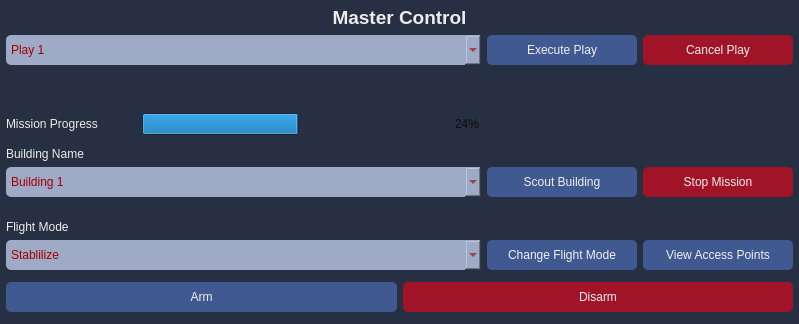
<?xml version="1.0" encoding="UTF-8"?>
<ui version="4.0">
 <class>MissionProgressWidget</class>
 <widget class="QWidget" name="MissionProgressWidget">
  <property name="geometry">
   <rect>
    <x>0</x>
    <y>0</y>
    <width>799</width>
    <height>324</height>
   </rect>
  </property>
  <property name="sizePolicy">
   <sizepolicy hsizetype="Minimum" vsizetype="Minimum">
    <horstretch>0</horstretch>
    <verstretch>0</verstretch>
   </sizepolicy>
  </property>
  <property name="minimumSize">
   <size>
    <width>500</width>
    <height>200</height>
   </size>
  </property>
  <property name="maximumSize">
   <size>
    <width>16777215</width>
    <height>16777215</height>
   </size>
  </property>
  <property name="windowTitle">
   <string>Mission Progress</string>
  </property>
  <property name="autoFillBackground">
   <bool>false</bool>
  </property>
  <property name="styleSheet">
   <string notr="true">background-color: rgb(39, 47, 66);
color: rgb(236, 236, 236);
border-radius: 5px;</string>
  </property>
  <layout class="QHBoxLayout" name="horizontalLayout_7">
   <property name="spacing">
    <number>0</number>
   </property>
   <property name="leftMargin">
    <number>0</number>
   </property>
   <property name="topMargin">
    <number>0</number>
   </property>
   <property name="rightMargin">
    <number>0</number>
   </property>
   <property name="bottomMargin">
    <number>0</number>
   </property>
   <item>
    <widget class="QWidget" name="verticalWidget" native="true">
     <layout class="QVBoxLayout" name="verticalLayout_2">
      <property name="spacing">
       <number>6</number>
      </property>
      <property name="leftMargin">
       <number>6</number>
      </property>
      <property name="topMargin">
       <number>6</number>
      </property>
      <property name="rightMargin">
       <number>6</number>
      </property>
      <property name="bottomMargin">
       <number>6</number>
      </property>
      <item>
       <widget class="QLabel" name="masterControlLabel">
        <property name="maximumSize">
         <size>
          <width>16777215</width>
          <height>25</height>
         </size>
        </property>
        <property name="font">
         <font>
          <pointsize>14</pointsize>
          <weight>75</weight>
          <bold>true</bold>
         </font>
        </property>
        <property name="text">
         <string>Master Control</string>
        </property>
        <property name="alignment">
         <set>Qt::AlignHCenter|Qt::AlignTop</set>
        </property>
       </widget>
      </item>
      <item>
       <layout class="QHBoxLayout" name="horizontalLayout">
        <property name="spacing">
         <number>6</number>
        </property>
        <property name="bottomMargin">
         <number>6</number>
        </property>
        <item>
         <widget class="QComboBox" name="playComboBox">
          <property name="minimumSize">
           <size>
            <width>0</width>
            <height>30</height>
           </size>
          </property>
          <property name="toolTip">
           <string>&lt;html&gt;&lt;head/&gt;&lt;body&gt;&lt;p&gt;Flight Mode&lt;/p&gt;&lt;/body&gt;&lt;/html&gt;</string>
          </property>
          <property name="accessibleName">
           <string/>
          </property>
          <property name="styleSheet">
           <string notr="true">color: rgb(161, 0, 0);
background-color: rgb(159, 171, 198);
</string>
          </property>
          <property name="editable">
           <bool>false</bool>
          </property>
          <property name="currentIndex">
           <number>0</number>
          </property>
          <property name="maxCount">
           <number>2147483645</number>
          </property>
          <property name="sizeAdjustPolicy">
           <enum>QComboBox::AdjustToContentsOnFirstShow</enum>
          </property>
          <property name="frame">
           <bool>true</bool>
          </property>
          <property name="modelColumn">
           <number>0</number>
          </property>
          <item>
           <property name="text">
            <string>Play 1</string>
           </property>
          </item>
          <item>
           <property name="text">
            <string comment="Flight">Play 2</string>
           </property>
          </item>
          <item>
           <property name="text">
            <string comment="Flight">Play 3</string>
           </property>
          </item>
          <item>
           <property name="text">
            <string>Play 4</string>
           </property>
          </item>
         </widget>
        </item>
        <item>
         <widget class="QPushButton" name="executePlayButton">
          <property name="minimumSize">
           <size>
            <width>150</width>
            <height>30</height>
           </size>
          </property>
          <property name="maximumSize">
           <size>
            <width>150</width>
            <height>16777215</height>
           </size>
          </property>
          <property name="cursor">
           <cursorShape>PointingHandCursor</cursorShape>
          </property>
          <property name="styleSheet">
           <string notr="true">background-color: rgb(64, 89, 145);
color: rgb(240, 240, 240);</string>
          </property>
          <property name="text">
           <string>Execute Play</string>
          </property>
         </widget>
        </item>
        <item>
         <widget class="QPushButton" name="cancelPlayButton">
          <property name="minimumSize">
           <size>
            <width>150</width>
            <height>30</height>
           </size>
          </property>
          <property name="maximumSize">
           <size>
            <width>150</width>
            <height>16777215</height>
           </size>
          </property>
          <property name="cursor">
           <cursorShape>PointingHandCursor</cursorShape>
          </property>
          <property name="styleSheet">
           <string notr="true">background-color: rgb(161, 20, 40);
color: rgb(240, 240, 240);</string>
          </property>
          <property name="text">
           <string>Cancel Play</string>
          </property>
         </widget>
        </item>
       </layout>
      </item>
      <item>
       <widget class="QLabel" name="uavNameEdit">
        <property name="sizePolicy">
         <sizepolicy hsizetype="Expanding" vsizetype="Fixed">
          <horstretch>0</horstretch>
          <verstretch>0</verstretch>
         </sizepolicy>
        </property>
        <property name="minimumSize">
         <size>
          <width>0</width>
          <height>30</height>
         </size>
        </property>
        <property name="font">
         <font>
          <pointsize>14</pointsize>
          <weight>75</weight>
          <bold>true</bold>
         </font>
        </property>
        <property name="text">
         <string/>
        </property>
        <property name="alignment">
         <set>Qt::AlignCenter</set>
        </property>
       </widget>
      </item>
      <item>
       <layout class="QHBoxLayout" name="horizontalLayout_2">
        <property name="bottomMargin">
         <number>6</number>
        </property>
        <item>
         <widget class="QLabel" name="missionProgressLabel">
          <property name="minimumSize">
           <size>
            <width>130</width>
            <height>0</height>
           </size>
          </property>
          <property name="text">
           <string>Mission Progress</string>
          </property>
         </widget>
        </item>
        <item>
         <widget class="QProgressBar" name="missionProgressBar">
          <property name="palette">
           <palette>
            <active>
             <colorrole role="WindowText">
              <brush brushstyle="SolidPattern">
               <color alpha="255">
                <red>12</red>
                <green>12</green>
                <blue>12</blue>
               </color>
              </brush>
             </colorrole>
             <colorrole role="Button">
              <brush brushstyle="SolidPattern">
               <color alpha="255">
                <red>39</red>
                <green>47</green>
                <blue>66</blue>
               </color>
              </brush>
             </colorrole>
             <colorrole role="Text">
              <brush brushstyle="SolidPattern">
               <color alpha="255">
                <red>12</red>
                <green>12</green>
                <blue>12</blue>
               </color>
              </brush>
             </colorrole>
             <colorrole role="ButtonText">
              <brush brushstyle="SolidPattern">
               <color alpha="255">
                <red>12</red>
                <green>12</green>
                <blue>12</blue>
               </color>
              </brush>
             </colorrole>
             <colorrole role="Base">
              <brush brushstyle="SolidPattern">
               <color alpha="255">
                <red>39</red>
                <green>47</green>
                <blue>66</blue>
               </color>
              </brush>
             </colorrole>
             <colorrole role="Window">
              <brush brushstyle="SolidPattern">
               <color alpha="255">
                <red>39</red>
                <green>47</green>
                <blue>66</blue>
               </color>
              </brush>
             </colorrole>
            </active>
            <inactive>
             <colorrole role="WindowText">
              <brush brushstyle="SolidPattern">
               <color alpha="255">
                <red>12</red>
                <green>12</green>
                <blue>12</blue>
               </color>
              </brush>
             </colorrole>
             <colorrole role="Button">
              <brush brushstyle="SolidPattern">
               <color alpha="255">
                <red>39</red>
                <green>47</green>
                <blue>66</blue>
               </color>
              </brush>
             </colorrole>
             <colorrole role="Text">
              <brush brushstyle="SolidPattern">
               <color alpha="255">
                <red>12</red>
                <green>12</green>
                <blue>12</blue>
               </color>
              </brush>
             </colorrole>
             <colorrole role="ButtonText">
              <brush brushstyle="SolidPattern">
               <color alpha="255">
                <red>12</red>
                <green>12</green>
                <blue>12</blue>
               </color>
              </brush>
             </colorrole>
             <colorrole role="Base">
              <brush brushstyle="SolidPattern">
               <color alpha="255">
                <red>39</red>
                <green>47</green>
                <blue>66</blue>
               </color>
              </brush>
             </colorrole>
             <colorrole role="Window">
              <brush brushstyle="SolidPattern">
               <color alpha="255">
                <red>39</red>
                <green>47</green>
                <blue>66</blue>
               </color>
              </brush>
             </colorrole>
            </inactive>
            <disabled>
             <colorrole role="WindowText">
              <brush brushstyle="SolidPattern">
               <color alpha="255">
                <red>12</red>
                <green>12</green>
                <blue>12</blue>
               </color>
              </brush>
             </colorrole>
             <colorrole role="Button">
              <brush brushstyle="SolidPattern">
               <color alpha="255">
                <red>39</red>
                <green>47</green>
                <blue>66</blue>
               </color>
              </brush>
             </colorrole>
             <colorrole role="Text">
              <brush brushstyle="SolidPattern">
               <color alpha="255">
                <red>12</red>
                <green>12</green>
                <blue>12</blue>
               </color>
              </brush>
             </colorrole>
             <colorrole role="ButtonText">
              <brush brushstyle="SolidPattern">
               <color alpha="255">
                <red>12</red>
                <green>12</green>
                <blue>12</blue>
               </color>
              </brush>
             </colorrole>
             <colorrole role="Base">
              <brush brushstyle="SolidPattern">
               <color alpha="255">
                <red>39</red>
                <green>47</green>
                <blue>66</blue>
               </color>
              </brush>
             </colorrole>
             <colorrole role="Window">
              <brush brushstyle="SolidPattern">
               <color alpha="255">
                <red>39</red>
                <green>47</green>
                <blue>66</blue>
               </color>
              </brush>
             </colorrole>
            </disabled>
           </palette>
          </property>
          <property name="styleSheet">
           <string notr="true">color: rgb(12, 12, 12);</string>
          </property>
          <property name="value">
           <number>24</number>
          </property>
          <property name="alignment">
           <set>Qt::AlignCenter</set>
          </property>
         </widget>
        </item>
       </layout>
      </item>
      <item>
       <widget class="QLabel" name="buildingsLabel">
        <property name="maximumSize">
         <size>
          <width>16777215</width>
          <height>25</height>
         </size>
        </property>
        <property name="text">
         <string>Building Name</string>
        </property>
        <property name="alignment">
         <set>Qt::AlignBottom|Qt::AlignLeading|Qt::AlignLeft</set>
        </property>
       </widget>
      </item>
      <item>
       <layout class="QHBoxLayout" name="horizontalLayout_4">
        <property name="bottomMargin">
         <number>6</number>
        </property>
        <item>
         <widget class="QComboBox" name="buildingsComboBox">
          <property name="minimumSize">
           <size>
            <width>0</width>
            <height>30</height>
           </size>
          </property>
          <property name="toolTip">
           <string>&lt;html&gt;&lt;head/&gt;&lt;body&gt;&lt;p&gt;Flight Mode&lt;/p&gt;&lt;/body&gt;&lt;/html&gt;</string>
          </property>
          <property name="accessibleName">
           <string/>
          </property>
          <property name="styleSheet">
           <string notr="true">color: rgb(161, 0, 0);
background-color: rgb(159, 171, 198);
</string>
          </property>
          <property name="editable">
           <bool>false</bool>
          </property>
          <property name="currentIndex">
           <number>0</number>
          </property>
          <property name="maxCount">
           <number>2147483645</number>
          </property>
          <property name="sizeAdjustPolicy">
           <enum>QComboBox::AdjustToContentsOnFirstShow</enum>
          </property>
          <property name="modelColumn">
           <number>0</number>
          </property>
          <item>
           <property name="text">
            <string>Building 1</string>
           </property>
          </item>
          <item>
           <property name="text">
            <string comment="Flight">Building 2</string>
           </property>
          </item>
          <item>
           <property name="text">
            <string comment="Flight">Building 3</string>
           </property>
          </item>
          <item>
           <property name="text">
            <string>Building 4</string>
           </property>
          </item>
         </widget>
        </item>
        <item>
         <widget class="QPushButton" name="scoutBuildingButton">
          <property name="minimumSize">
           <size>
            <width>150</width>
            <height>30</height>
           </size>
          </property>
          <property name="maximumSize">
           <size>
            <width>150</width>
            <height>16777215</height>
           </size>
          </property>
          <property name="cursor">
           <cursorShape>PointingHandCursor</cursorShape>
          </property>
          <property name="styleSheet">
           <string notr="true">background-color: rgb(64, 89, 145);
color: rgb(240, 240, 240);</string>
          </property>
          <property name="text">
           <string>Scout Building</string>
          </property>
         </widget>
        </item>
        <item>
         <widget class="QPushButton" name="stopMissionButton">
          <property name="minimumSize">
           <size>
            <width>150</width>
            <height>30</height>
           </size>
          </property>
          <property name="maximumSize">
           <size>
            <width>150</width>
            <height>16777215</height>
           </size>
          </property>
          <property name="cursor">
           <cursorShape>PointingHandCursor</cursorShape>
          </property>
          <property name="styleSheet">
           <string notr="true">background-color: rgb(161, 20, 40);
color: rgb(240, 240, 240);</string>
          </property>
          <property name="text">
           <string>Stop Mission</string>
          </property>
         </widget>
        </item>
       </layout>
      </item>
      <item>
       <widget class="QLabel" name="FlightModesLabel">
        <property name="minimumSize">
         <size>
          <width>0</width>
          <height>25</height>
         </size>
        </property>
        <property name="maximumSize">
         <size>
          <width>16777215</width>
          <height>30</height>
         </size>
        </property>
        <property name="text">
         <string>Flight Mode</string>
        </property>
        <property name="alignment">
         <set>Qt::AlignBottom|Qt::AlignLeading|Qt::AlignLeft</set>
        </property>
       </widget>
      </item>
      <item>
       <layout class="QHBoxLayout" name="horizontalLayout_5">
        <property name="bottomMargin">
         <number>6</number>
        </property>
        <item>
         <widget class="QComboBox" name="flightModeComboBox">
          <property name="minimumSize">
           <size>
            <width>0</width>
            <height>30</height>
           </size>
          </property>
          <property name="toolTip">
           <string>&lt;html&gt;&lt;head/&gt;&lt;body&gt;&lt;p&gt;Flight Mode&lt;/p&gt;&lt;/body&gt;&lt;/html&gt;</string>
          </property>
          <property name="accessibleName">
           <string/>
          </property>
          <property name="styleSheet">
           <string notr="true">color: rgb(161, 0, 0);
background-color: rgb(159, 171, 198);
</string>
          </property>
          <property name="editable">
           <bool>false</bool>
          </property>
          <property name="currentIndex">
           <number>0</number>
          </property>
          <property name="maxCount">
           <number>2147483645</number>
          </property>
          <property name="sizeAdjustPolicy">
           <enum>QComboBox::AdjustToContentsOnFirstShow</enum>
          </property>
          <property name="modelColumn">
           <number>0</number>
          </property>
          <item>
           <property name="text">
            <string>Stablilize</string>
           </property>
          </item>
          <item>
           <property name="text">
            <string comment="Flight">Loiter</string>
           </property>
          </item>
          <item>
           <property name="text">
            <string>Land</string>
           </property>
          </item>
          <item>
           <property name="text">
            <string>Altitude Hold</string>
           </property>
          </item>
          <item>
           <property name="text">
            <string>Position Hold</string>
           </property>
          </item>
          <item>
           <property name="text">
            <string comment="Flight">Return-to-Launch</string>
           </property>
          </item>
          <item>
           <property name="text">
            <string>Auto</string>
           </property>
          </item>
          <item>
           <property name="text">
            <string>Offboard</string>
           </property>
          </item>
         </widget>
        </item>
        <item>
         <widget class="QPushButton" name="changeFlightModeButton">
          <property name="minimumSize">
           <size>
            <width>150</width>
            <height>30</height>
           </size>
          </property>
          <property name="maximumSize">
           <size>
            <width>150</width>
            <height>16777215</height>
           </size>
          </property>
          <property name="cursor">
           <cursorShape>PointingHandCursor</cursorShape>
          </property>
          <property name="styleSheet">
           <string notr="true">background-color: rgb(64, 89, 145);
color: rgb(240, 240, 240);</string>
          </property>
          <property name="text">
           <string>Change Flight Mode</string>
          </property>
         </widget>
        </item>
        <item>
         <widget class="QPushButton" name="viewAccessPointsButton">
          <property name="minimumSize">
           <size>
            <width>150</width>
            <height>30</height>
           </size>
          </property>
          <property name="maximumSize">
           <size>
            <width>150</width>
            <height>16777215</height>
           </size>
          </property>
          <property name="cursor">
           <cursorShape>PointingHandCursor</cursorShape>
          </property>
          <property name="styleSheet">
           <string notr="true">background-color: rgb(64, 89, 145);
color: rgb(240, 240, 240);</string>
          </property>
          <property name="text">
           <string>View Access Points</string>
          </property>
         </widget>
        </item>
       </layout>
      </item>
      <item>
       <layout class="QHBoxLayout" name="horizontalLayout_6">
        <property name="bottomMargin">
         <number>6</number>
        </property>
        <item>
         <widget class="QPushButton" name="armButton">
          <property name="minimumSize">
           <size>
            <width>0</width>
            <height>30</height>
           </size>
          </property>
          <property name="cursor">
           <cursorShape>PointingHandCursor</cursorShape>
          </property>
          <property name="styleSheet">
           <string notr="true">background-color: rgb(64, 89, 145);
color: rgb(240, 240, 240);</string>
          </property>
          <property name="text">
           <string>Arm</string>
          </property>
         </widget>
        </item>
        <item>
         <widget class="QPushButton" name="disarmButton">
          <property name="minimumSize">
           <size>
            <width>0</width>
            <height>30</height>
           </size>
          </property>
          <property name="cursor">
           <cursorShape>PointingHandCursor</cursorShape>
          </property>
          <property name="styleSheet">
           <string notr="true">background-color: rgb(161, 20, 40);
color: rgb(240, 240, 240);</string>
          </property>
          <property name="text">
           <string>Disarm</string>
          </property>
         </widget>
        </item>
       </layout>
      </item>
     </layout>
    </widget>
   </item>
  </layout>
 </widget>
 <resources/>
 <connections/>
</ui>
